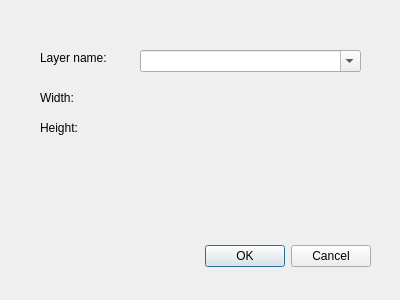
<?xml version="1.0" encoding="UTF-8"?>
<ui version="4.0">
 <class>NewLayer</class>
 <widget class="QDialog" name="NewLayer">
  <property name="geometry">
   <rect>
    <x>0</x>
    <y>0</y>
    <width>400</width>
    <height>300</height>
   </rect>
  </property>
  <property name="windowTitle">
   <string>Dialog</string>
  </property>
  <widget class="QDialogButtonBox" name="buttonBox">
   <property name="geometry">
    <rect>
     <x>30</x>
     <y>240</y>
     <width>341</width>
     <height>32</height>
    </rect>
   </property>
   <property name="orientation">
    <enum>Qt::Horizontal</enum>
   </property>
   <property name="standardButtons">
    <set>QDialogButtonBox::Cancel|QDialogButtonBox::Ok</set>
   </property>
  </widget>
  <widget class="QLabel" name="label">
   <property name="geometry">
    <rect>
     <x>40</x>
     <y>50</y>
     <width>71</width>
     <height>16</height>
    </rect>
   </property>
   <property name="text">
    <string>Layer name:</string>
   </property>
  </widget>
  <widget class="QComboBox" name="comboBox">
   <property name="geometry">
    <rect>
     <x>140</x>
     <y>50</y>
     <width>221</width>
     <height>22</height>
    </rect>
   </property>
   <property name="editable">
    <bool>true</bool>
   </property>
  </widget>
  <widget class="QLabel" name="label_2">
   <property name="geometry">
    <rect>
     <x>40</x>
     <y>90</y>
     <width>49</width>
     <height>16</height>
    </rect>
   </property>
   <property name="text">
    <string>Width:</string>
   </property>
  </widget>
  <widget class="QLabel" name="label_3">
   <property name="geometry">
    <rect>
     <x>40</x>
     <y>120</y>
     <width>49</width>
     <height>16</height>
    </rect>
   </property>
   <property name="text">
    <string>Height:</string>
   </property>
  </widget>
 </widget>
 <resources/>
 <connections>
  <connection>
   <sender>buttonBox</sender>
   <signal>accepted()</signal>
   <receiver>NewLayer</receiver>
   <slot>accept()</slot>
   <hints>
    <hint type="sourcelabel">
     <x>248</x>
     <y>254</y>
    </hint>
    <hint type="destinationlabel">
     <x>157</x>
     <y>274</y>
    </hint>
   </hints>
  </connection>
  <connection>
   <sender>buttonBox</sender>
   <signal>rejected()</signal>
   <receiver>NewLayer</receiver>
   <slot>reject()</slot>
   <hints>
    <hint type="sourcelabel">
     <x>316</x>
     <y>260</y>
    </hint>
    <hint type="destinationlabel">
     <x>286</x>
     <y>274</y>
    </hint>
   </hints>
  </connection>
 </connections>
</ui>
